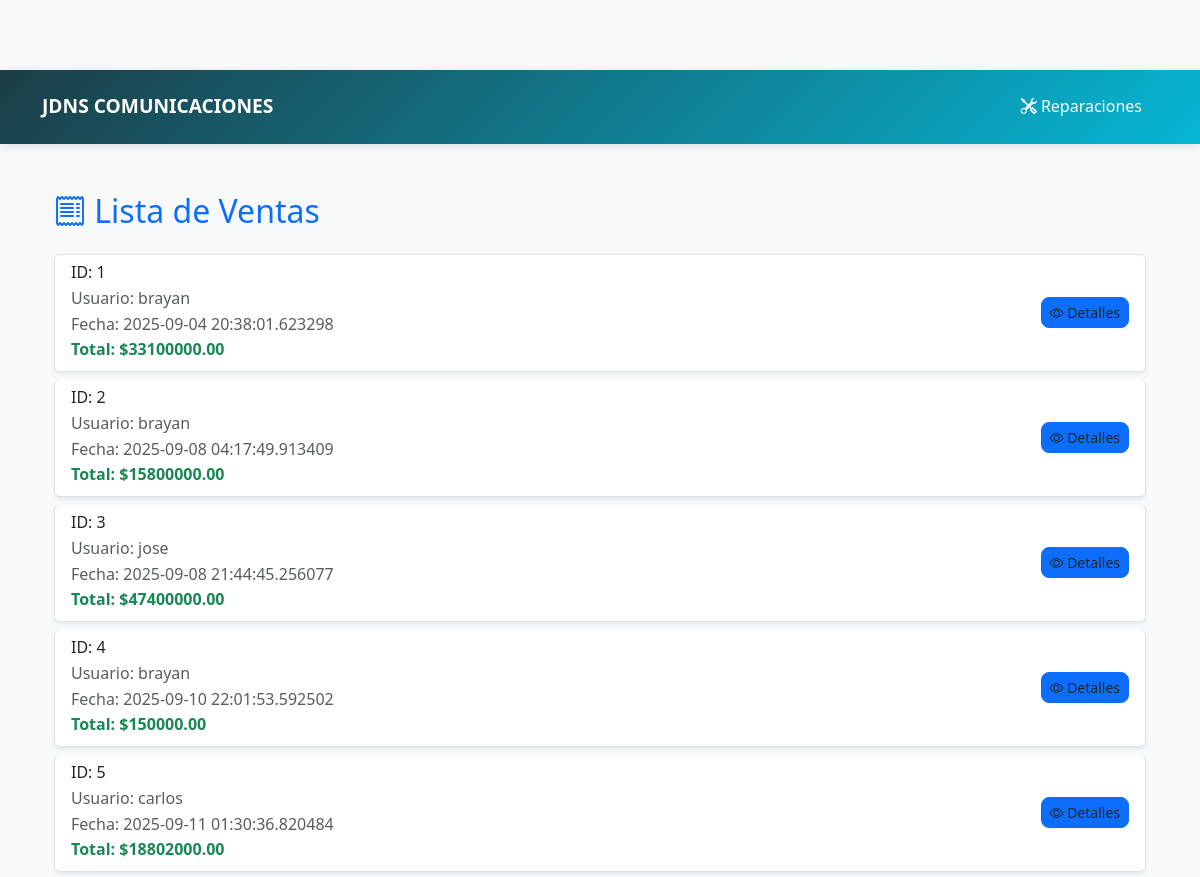
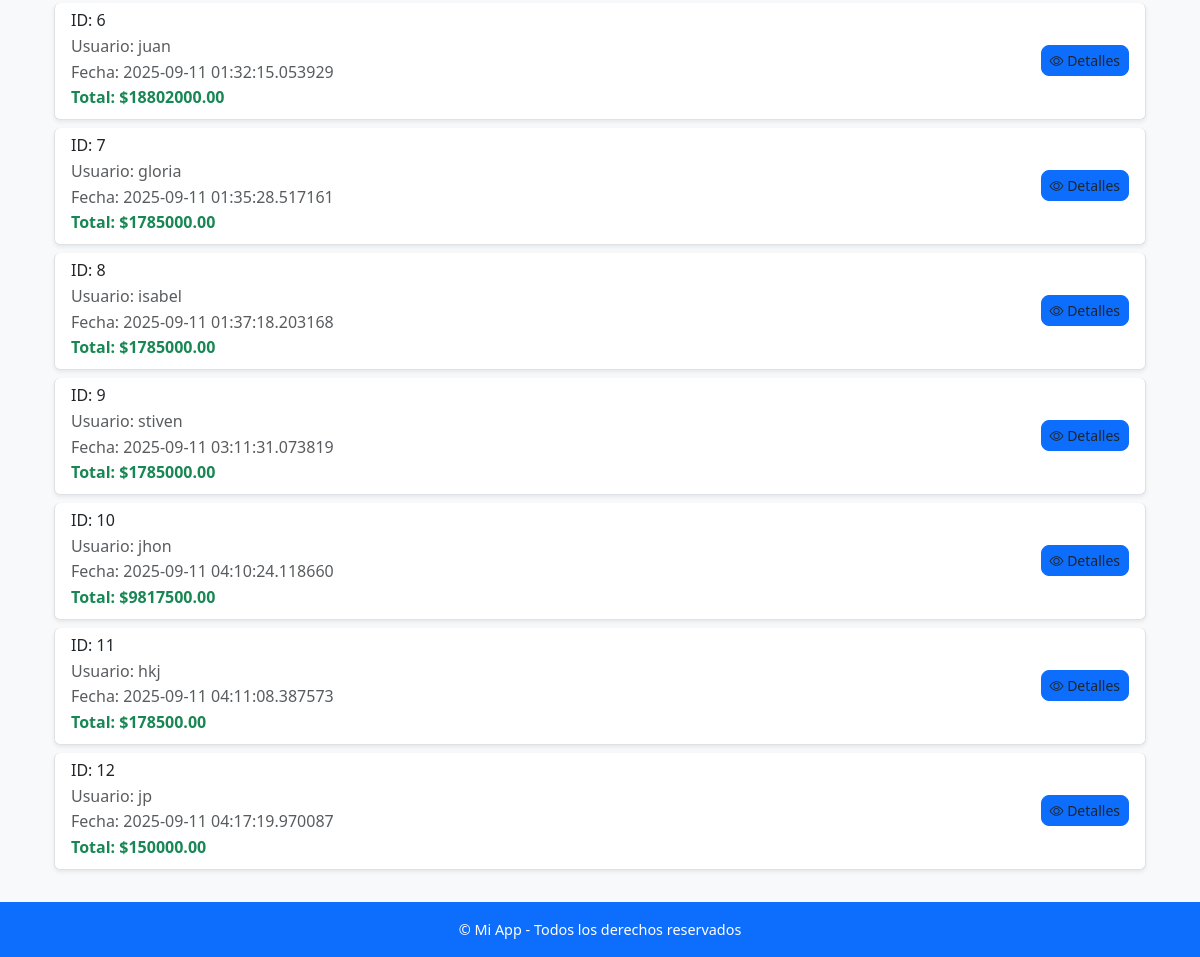
/ventas_factura, run on the app's committed database (2 pictures, top to bottom).
### app/models/users.py (models this page shows, shortened)
class VentaFactura(db.Model):
    __tablename__ = 'ventas_factura'
    idventas_factura = db.Column(db.Integer, primary_key=True)
    usuario_idusuario = db.Column(db.Integer, db.ForeignKey('usuario.idusuario'), nullable=False)
    fecha_venta = db.Column(db.DateTime, nullable=False, default=datetime.utcnow)
    tipo_venta = db.Column(db.Enum('fisica', 'online', name='tipo_venta_enum'))
    estado_envio = db.Column(db.Enum('pendiente', 'pagado', 'anulado', name='estado_envio_enum'), default='pendiente')
    total = db.Column(db.Numeric(10, 2), nullable=False)
    usuario = db.relationship('Users', backref='ventas_facturas')

class Users(db.Model, UserMixin):
    __tablename__ = 'usuario'
    idusuario = db.Column(db.Integer, primary_key=True)
    nombre = db.Column(db.String(100))
    telefono = db.Column(db.String(45))
    correo = db.Column(db.String(100), unique=True)
    direccion = db.Column(db.String(100))
    password = db.Column(db.String(255))
    rol = db.Column(db.Enum('cliente', 'tecnico', 'admin'))

### app/routes/ventas_factura.py (the view)
@bp.route('/ventas_factura')
def listar_ventas():
    ventas = VentaFactura.query.all()
    return render_template('ventas_factura.html', ventas=ventas)

### app/templates/ventas_factura.html (shortened to what this page needs)
{% extends "base.html" %}
{% block content %}
<div class="container mt-5">
    <h2 class="mb-4 text-primary"><i class="bi bi-receipt"></i> Lista de Ventas</h2>
    <ul class="list-group">
        {% for venta in ventas %}
        <li class="list-group-item mb-2 shadow-sm rounded venta-card">
            <div class="d-flex justify-content-between align-items-center">
                <div>
                    <h6 class="mb-1">ID: {{ venta.idventas_factura }}</h6>
                    <p class="mb-0 text-muted">
                        Usuario: {{ venta.usuario.nombre if venta.usuario else 'Sin usuario' }} <br>
                        Fecha: {{ venta.fecha_venta }} <br>
                        <strong class="text-success">Total: ${{ venta.total }}</strong>
                    </p>
                </div>
                <a href="{{ url_for('ventas_factura.detalle_venta', id=venta.idventas_factura) }}"
                   class="btn btn-sm btn-primary">
                   <i class="bi bi-eye"></i> Detalles
                </a>
            </div>
        </li>
        {% else %}
        <li class="list-group-item text-center text-muted">
            No hay ventas registradas
        </li>
        {% endfor %}
    </ul>
</div>
{% endblock %}

### app/static/style.css (style rules this page uses)
:root { --primary-color: #1c3d46; --secondary-color: #f97316; --accent-color: #06b6d4; --dark-bg: #1e293b; --light-bg: #f8fafc; --text-dark: #1e293b; --text-light: #64748b; --white: #ffffff; --gray-100: #f1f5f9; --gray-200: #e2e8f0; --gray-300: #cbd5e1; --gray-800: #1e293b; --gray-900: #0f172a; }
* { margin: 0; padding: 0; box-sizing: border-box; }
body { font-family: "Segoe UI", Tahoma, Geneva, Verdana, sans-serif; line-height: 1.6; color: var(--text-dark); background-color: var(--white); }
body { padding-top: 70px; background-color: #f8f9fa; font-family: 'Segoe UI', Tahoma, Geneva, Verdana, sans-serif; }
.btn-primary, .btn-success, .btn-danger { border-radius: 8px; font-weight: 500; transition: 0.3s; }
.list-group-item a { text-decoration: none; color: #212529; display: block; }

### data on the page
VentaFactura: idventas_factura "1", usuario "brayan", fecha_venta "2025-09-04 20:38:01.623298", total "33100000.00"
VentaFactura: idventas_factura "2", usuario "brayan", fecha_venta "2025-09-08 04:17:49.913409", total "15800000.00"
VentaFactura: idventas_factura "3", usuario "jose", fecha_venta "2025-09-08 21:44:45.256077", total "47400000.00"
VentaFactura: idventas_factura "4", usuario "brayan", fecha_venta "2025-09-10 22:01:53.592502", total "150000.00"
VentaFactura: idventas_factura "5", usuario "carlos", fecha_venta "2025-09-11 01:30:36.820484", total "18802000.00"
VentaFactura: idventas_factura "6", usuario "juan", fecha_venta "2025-09-11 01:32:15.053929", total "18802000.00"
VentaFactura: idventas_factura "7", usuario "gloria", fecha_venta "2025-09-11 01:35:28.517161", total "1785000.00"
VentaFactura: idventas_factura "8", usuario "isabel", fecha_venta "2025-09-11 01:37:18.203168", total "1785000.00"
VentaFactura: idventas_factura "9", usuario "stiven", fecha_venta "2025-09-11 03:11:31.073819", total "1785000.00"
VentaFactura: idventas_factura "10", usuario "jhon", fecha_venta "2025-09-11 04:10:24.118660", total "9817500.00"
VentaFactura: idventas_factura "11", usuario "hkj", fecha_venta "2025-09-11 04:11:08.387573", total "178500.00"
VentaFactura: idventas_factura "12", usuario "jp", fecha_venta "2025-09-11 04:17:19.970087", total "150000.00"
